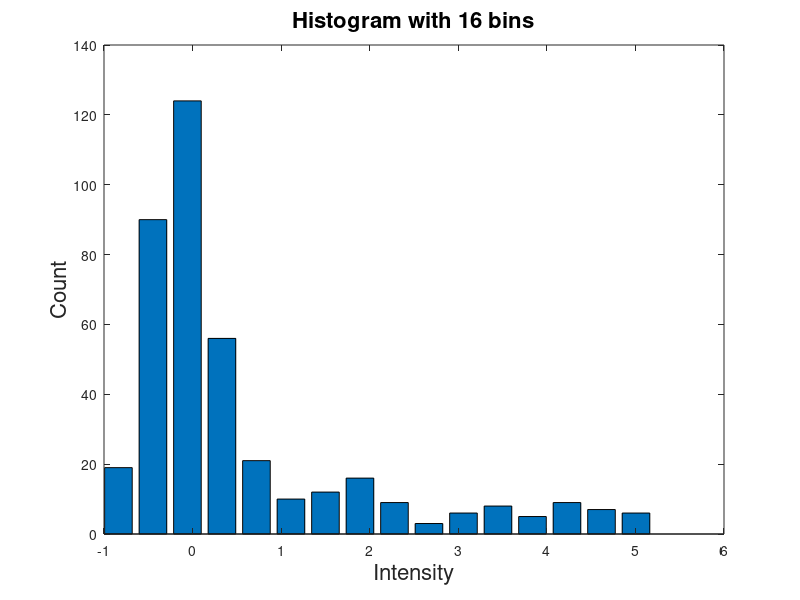
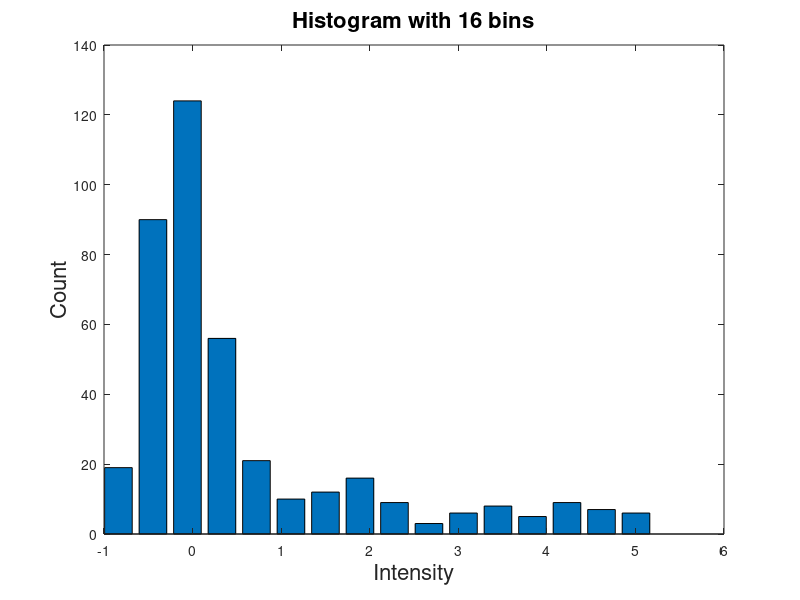

Recreate these plots in MATLAB, in order.
% Import the data from the file
histogram=importdata('histogram_y_noise_16bins.txt', ' ', 1);

% Plot the data using a bar chart
bar(histogram.data(:, 1), histogram.data(:, 2));

% Set the title of the graph
title('Histogram with 16 bins', 'fontsize', 16, 'Fontname', 'Helvetica')
% For GNU octave, use:
% title('Histogram with 16 bins')

% Set the axis labels
xlabel('Intensity', 'fontsize', 16, 'Fontname', 'Helvetica')
ylabel('Count', 'fontsize', 16, 'Fontname', 'Helvetica')
% For GNU octave, use:
% xlabel('Intensity')
% ylabel('Count')

% Store the graph in an EPS file (vector graphics)
print -depsc histogram_matlab.eps
% For GNU octave, use:
% print -deps -color -FHelvetica:16 "histogram_matlab.eps"

% Store the graph in a PNG file (bitmap)
print -dpng  histogram_matlab.png
% For GNU octave, use:
% print -dpng -color -FHelvetica:16 "histogram_matlab.png"
